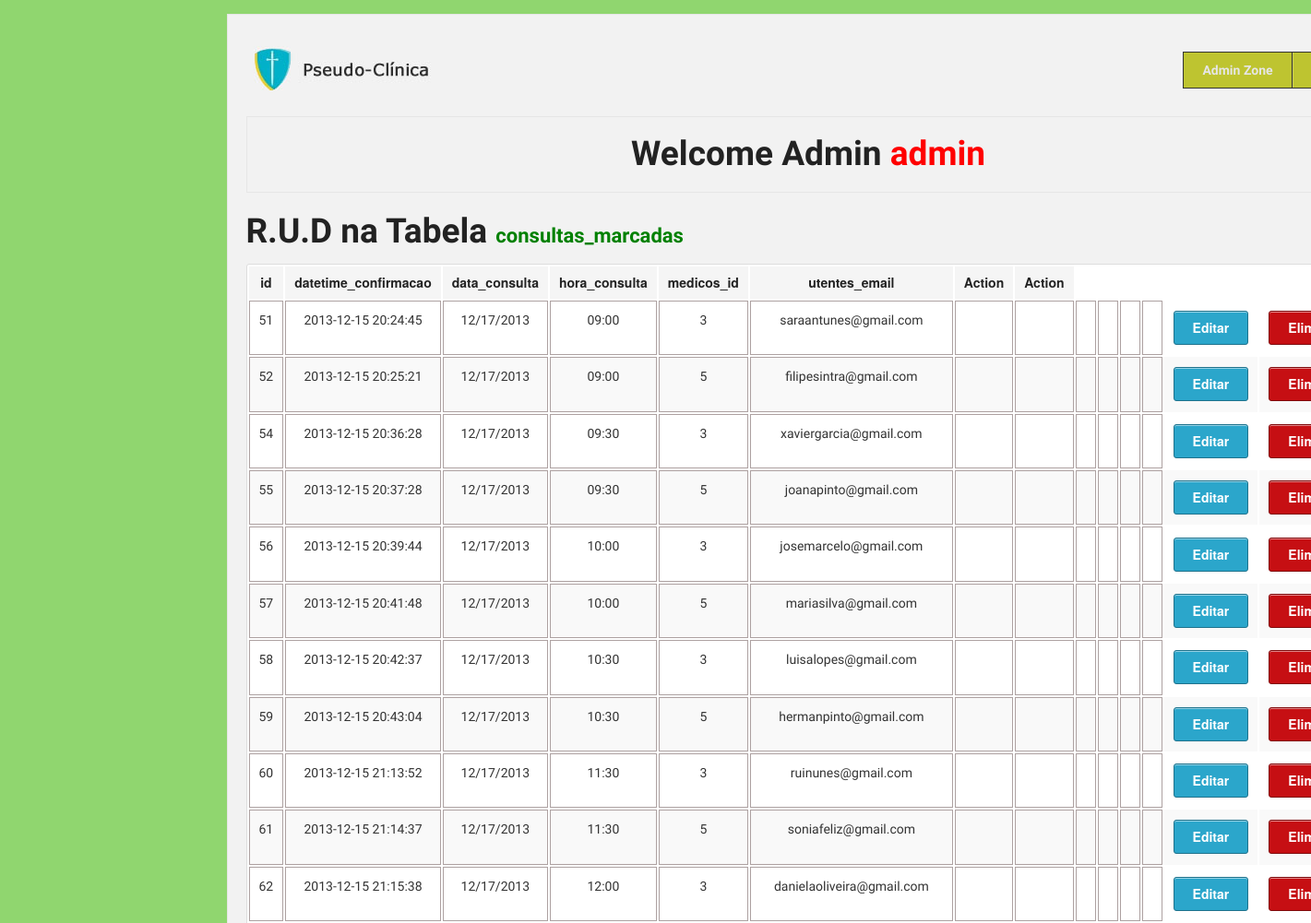
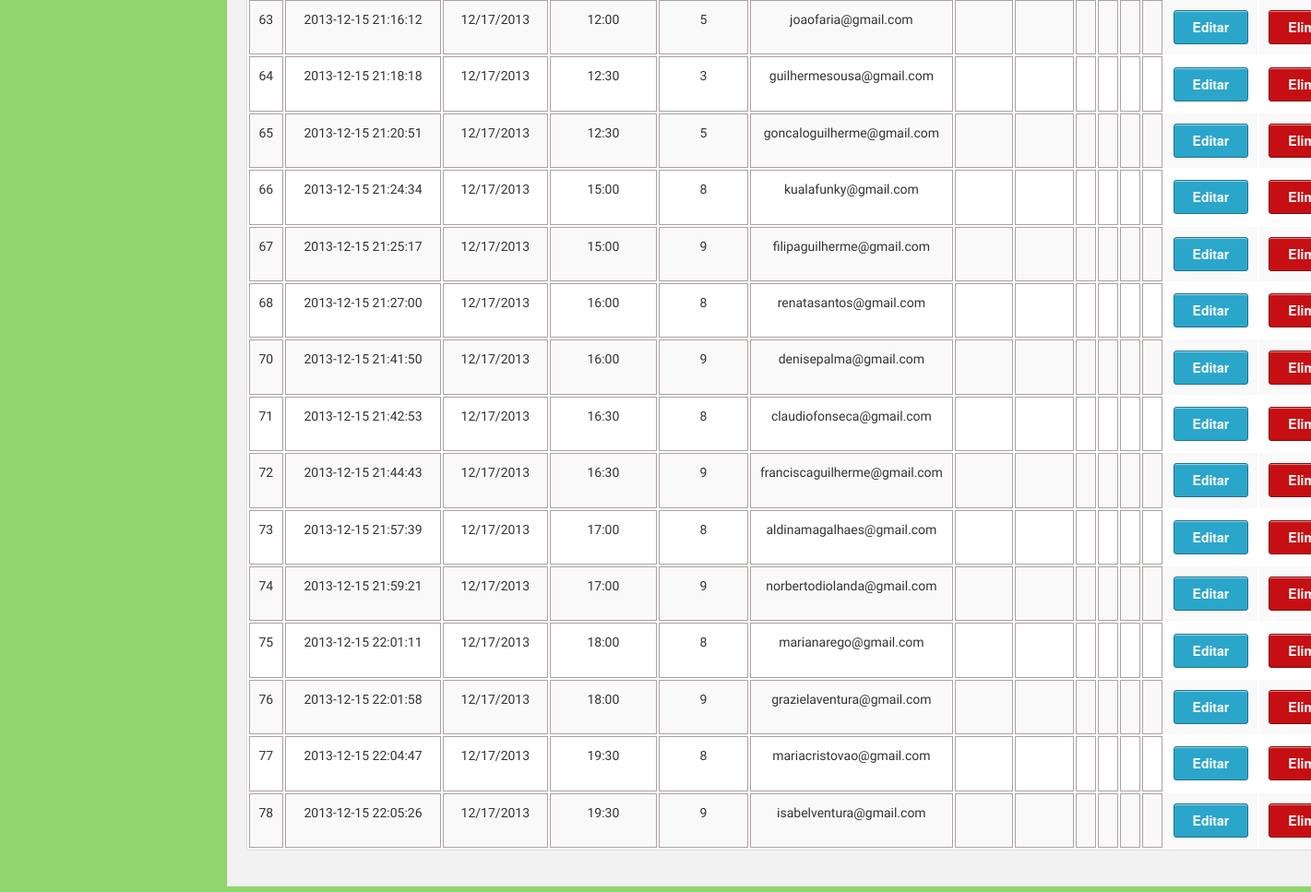
/Project_Clinica/admin/rud.php?t=consultas_marcadas (signed in), run on the app's committed database (2 pictures, top to bottom).
### tables this page shows
CREATE TABLE `consultas_marcadas` (
  `id` int(11) unsigned NOT NULL AUTO_INCREMENT,
  `datetime_confirmacao` datetime NOT NULL,
  `data_consulta` varchar(10) NOT NULL,
  `hora_consulta` varchar(10) NOT NULL,
  `medicos_id` int(10) unsigned NOT NULL,
  `utentes_email` varchar(255) NOT NULL,
  PRIMARY KEY (`id`),
  KEY `fk_consultas_com_marcacao_confirmada_a_realizar_medicos1_idx` (`medicos_id`),
  KEY `fk_consultas_com_marcacao_confirmada_a_realizar_utentes1_idx` (`utentes_email`),
  CONSTRAINT `fk_consultas_com_marcacao_confirmada_a_realizar_medicos1` FOREIGN KEY (`medicos_id`) REFERENCES `medicos` (`id`) ON DELETE CASCADE ON UPDATE CASCADE,
  CONSTRAINT `fk_consultas_com_marcacao_confirmada_a_realizar_utentes1` FOREIGN KEY (`utentes_email`) REFERENCES `utentes` (`email`) ON DELETE CASCADE ON UPDATE CASCADE
);

### Project_Clinica/admin/rud.php (the view, shortened to what this page needs)
<?php require '../MODEL/databaseConnection.php'; ?>
<!DOCTYPE html>
 <html class="no-js" lang="en">
<head>
  <link rel="stylesheet" href="../stylesheets/foundation.css">
  <link rel="stylesheet" href="../stylesheets/app.css">
</head>
<body>
  <div class="row">
    <div style="width:auto;" class="twelve columns">
      <div class="panel">
      <div class="row">
        <div class="three columns">
          <h1><a href="index.php"><img src="../images/banners_logos/logo.png" /></a></h1>
        </div>
        <div style="text-align: center;" class="nine columns">
          <ul class="nav-bar right">
           <li style="background-color: rgb(190, 196, 48);"><a style="font-weight: bold;" href="index.php">Admin Zone</a></li>
            <li style="background-color: rgb(190, 196, 48);"><a style="font-weight: bold;" href="logout.php">Logout</a></li>
          </ul>
        </div>
       </div>
       <div class="row">
        <div class="twelve columns">
          <div class="panel">
            <h2 style="text-align: center;">Welcome Admin <span style="color:red;"><?php echo $_SESSION['username']; ?></span></h2>
          </div>
            <h2 style="text-align: left;">R.U.D na Tabela <span style="font-size: 22px; color:green;"><?php echo $_GET['t']; ?></span></span></h2>
        </div>
      </div>
      <div class="row">
        <div style="text-align: center;" class="twelve columns">
                      <table class="twelve">
                                  <thead>
                                    <tr>
                <?php $sql = "describe " . $_GET['t'] ; ?>
                        <?php if ($result_set = $connection->query($sql)): ?>
                                <?php foreach ($result_set as $coluna): ?>
                                      <th style="text-align: center;"><?php echo $coluna[0]; ?></th>
                               <?php endforeach ?>
                       <?php endif ?>
                                    <th style="text-align: center;">Action</th>
                                    <th style="text-align: center;">Action</th>
                                    </tr>
                                  </thead>
                                          <tbody>
                      <?php
                          $count_fields = "SELECT COUNT(*)
                                            FROM INFORMATION_SCHEMA.COLUMNS
                                            WHERE TABLE_NAME = '" . $_GET['t']. "'";
                           $numero_de_campos = $connection->query($count_fields)->fetch();
                          $sql = 'SELECT * FROM ' . $_GET['t'];
                      ?>
                                    <?php if ($result_set = $connection->query($sql)): ?>
                                           <?php foreach ($result_set as $coluna): ?>
                                                  <tr>
                                                     <?php for ($celula=0; $celula < $numero_de_campos[0] ; $celula++): ?>
                                                            <td style="text-align: center; vertical-align: middle; border:1px solid #ADA1A1;"><p style="font-size:14px;"><?php echo $coluna[$celula]; ?></p></td>
                                                      <?php endfor; ?>
                                                    <td style="text-align: center; vertical-align: middle;">
                                                        <a class=" radius button" href="update.php?t=<?php echo $_GET['t']; ?>&pk=<?php echo $coluna[0]; ?>">Editar</a>
                                                     </td>
                                                      <td style="text-align: center; vertical-align: middle;">
                                                        <a class="alert radius button" href="delete.php?t=<?php echo $_GET['t']; ?>&pk=<?php echo $coluna[0]; ?>">Eliminar</a>
                                                      </td>
                                                  </tr>
                                           <?php endforeach ?>
                                    <?php endif ?>
                                          </tbody>
                          </table>
          </div>
        </div>
      </div>
    </div>
</div>
</body>
</html>

### Project_Clinica/stylesheets/app.css (style rules this page uses)
body { background: #90D66F; margin-top: 15px; }
p,h1,h2,h3,h4,h5,h6,li { font-family: 'Strait', sans-serif; }
p { font-size: 20px; }

### data on the page
consultas_marcadas: id "51", datetime_confirmacao "2013-12-15 20:24:45", data_consulta "12/17/2013", hora_consulta "09:00", medicos "3", utentes_email "saraantunes@gmail.com"
consultas_marcadas: id "52", datetime_confirmacao "2013-12-15 20:25:21", data_consulta "12/17/2013", hora_consulta "09:00", medicos "5", utentes_email "filipesintra@gmail.com"
consultas_marcadas: id "54", datetime_confirmacao "2013-12-15 20:36:28", data_consulta "12/17/2013", hora_consulta "09:30", medicos "3", utentes_email "xaviergarcia@gmail.com"
consultas_marcadas: id "55", datetime_confirmacao "2013-12-15 20:37:28", data_consulta "12/17/2013", hora_consulta "09:30", medicos "5", utentes_email "joanapinto@gmail.com"
consultas_marcadas: id "56", datetime_confirmacao "2013-12-15 20:39:44", data_consulta "12/17/2013", hora_consulta "10:00", medicos "3", utentes_email "josemarcelo@gmail.com"
consultas_marcadas: id "57", datetime_confirmacao "2013-12-15 20:41:48", data_consulta "12/17/2013", hora_consulta "10:00", medicos "5", utentes_email "mariasilva@gmail.com"
consultas_marcadas: id "58", datetime_confirmacao "2013-12-15 20:42:37", data_consulta "12/17/2013", hora_consulta "10:30", medicos "3", utentes_email "luisalopes@gmail.com"
consultas_marcadas: id "59", datetime_confirmacao "2013-12-15 20:43:04", data_consulta "12/17/2013", hora_consulta "10:30", medicos "5", utentes_email "hermanpinto@gmail.com"
consultas_marcadas: id "60", datetime_confirmacao "2013-12-15 21:13:52", data_consulta "12/17/2013", hora_consulta "11:30", medicos "3", utentes_email "ruinunes@gmail.com"
consultas_marcadas: id "61", datetime_confirmacao "2013-12-15 21:14:37", data_consulta "12/17/2013", hora_consulta "11:30", medicos "5", utentes_email "soniafeliz@gmail.com"
consultas_marcadas: id "62", datetime_confirmacao "2013-12-15 21:15:38", data_consulta "12/17/2013", hora_consulta "12:00", medicos "3", utentes_email "danielaoliveira@gmail.com"
consultas_marcadas: id "63", datetime_confirmacao "2013-12-15 21:16:12", data_consulta "12/17/2013", hora_consulta "12:00", medicos "5", utentes_email "joaofaria@gmail.com"
consultas_marcadas: id "64", datetime_confirmacao "2013-12-15 21:18:18", data_consulta "12/17/2013", hora_consulta "12:30", medicos "3", utentes_email "guilhermesousa@gmail.com"
consultas_marcadas: id "65", datetime_confirmacao "2013-12-15 21:20:51", data_consulta "12/17/2013", hora_consulta "12:30", medicos "5", utentes_email "goncaloguilherme@gmail.com"
consultas_marcadas: id "66", datetime_confirmacao "2013-12-15 21:24:34", data_consulta "12/17/2013", hora_consulta "15:00", medicos "8", utentes_email "kualafunky@gmail.com"
consultas_marcadas: id "67", datetime_confirmacao "2013-12-15 21:25:17", data_consulta "12/17/2013", hora_consulta "15:00", medicos "9", utentes_email "filipaguilherme@gmail.com"
consultas_marcadas: id "68", datetime_confirmacao "2013-12-15 21:27:00", data_consulta "12/17/2013", hora_consulta "16:00", medicos "8", utentes_email "renatasantos@gmail.com"
consultas_marcadas: id "70", datetime_confirmacao "2013-12-15 21:41:50", data_consulta "12/17/2013", hora_consulta "16:00", medicos "9", utentes_email "denisepalma@gmail.com"
consultas_marcadas: id "71", datetime_confirmacao "2013-12-15 21:42:53", data_consulta "12/17/2013", hora_consulta "16:30", medicos "8", utentes_email "claudiofonseca@gmail.com"
consultas_marcadas: id "72", datetime_confirmacao "2013-12-15 21:44:43", data_consulta "12/17/2013", hora_consulta "16:30", medicos "9", utentes_email "franciscaguilherme@gmail.com"
consultas_marcadas: id "73", datetime_confirmacao "2013-12-15 21:57:39", data_consulta "12/17/2013", hora_consulta "17:00", medicos "8", utentes_email "aldinamagalhaes@gmail.com"
consultas_marcadas: id "74", datetime_confirmacao "2013-12-15 21:59:21", data_consulta "12/17/2013", hora_consulta "17:00", medicos "9", utentes_email "norbertodiolanda@gmail.com"
consultas_marcadas: id "75", datetime_confirmacao "2013-12-15 22:01:11", data_consulta "12/17/2013", hora_consulta "18:00", medicos "8", utentes_email "marianarego@gmail.com"
consultas_marcadas: id "76", datetime_confirmacao "2013-12-15 22:01:58", data_consulta "12/17/2013", hora_consulta "18:00", medicos "9", utentes_email "grazielaventura@gmail.com"
consultas_marcadas: id "77", datetime_confirmacao "2013-12-15 22:04:47", data_consulta "12/17/2013", hora_consulta "19:30", medicos "8", utentes_email "mariacristovao@gmail.com"
consultas_marcadas: id "78", datetime_confirmacao "2013-12-15 22:05:26", data_consulta "12/17/2013", hora_consulta "19:30", medicos "9", utentes_email "isabelventura@gmail.com"

### other printed values
$_SESSION['username'] "admin"
$_GET['t'] "consultas_marcadas"
$coluna[0] "id"
$coluna[0] "datetime_confirmacao"
$coluna[0] "data_consulta"
$coluna[0] "hora_consulta"
$coluna[0] "medicos_id"
$coluna[0] "utentes_email"
